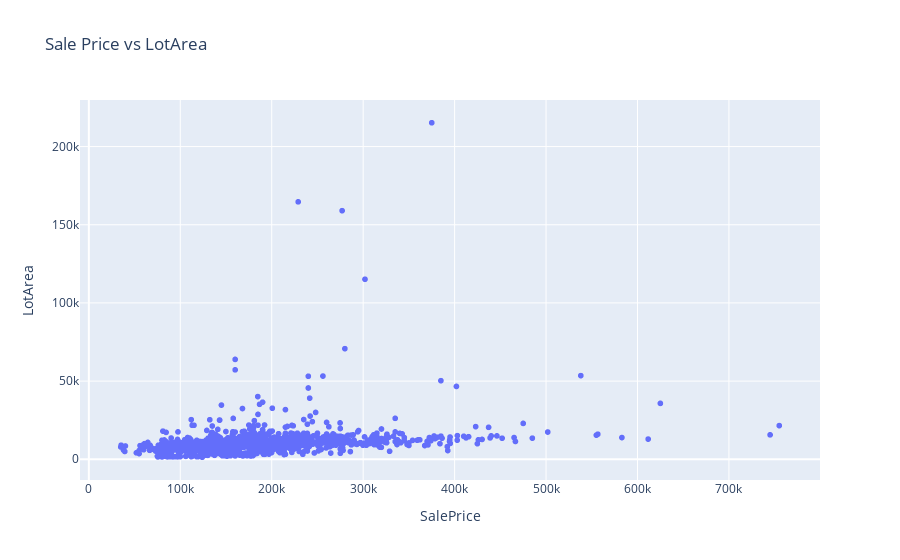

This figure's notebook cell:
### Markdown cell above
![](img/newplot.png)

### Code cell
fig = px.scatter(prices_df, 
                   x='SalePrice',
                   y="LotArea", 
                   title='Sale Price vs LotArea')
fig.update_layout(bargap=0.1)
fig.show()

### Figure 1 — Plotly figure (JSON) as saved in the notebook; plotly's stock layout.template omitted (floating-point values rounded to 4 significant figures; data arrays with more than 128 entries replaced by an {"elided": "..."} marker saying what was removed)
{"data": [{"hovertemplate": "SalePrice=%{x}<br>LotArea=%{y}<extra></extra>", "legendgroup": "", "marker": {"color": "#636efa", "symbol": "circle"}, "mode": "markers", "name": "", "showlegend": false, "type": "scattergl", "x": {"elided": "1460 int values"}, "xaxis": "x", "y": {"elided": "1460 int values"}, "yaxis": "y"}], "layout": {"bargap": 0.1, "legend": {"tracegroupgap": 0}, "title": {"text": "Sale Price vs LotArea"}, "xaxis": {"anchor": "y", "domain": [0, 1], "title": {"text": "SalePrice"}}, "yaxis": {"anchor": "x", "domain": [0, 1], "title": {"text": "LotArea"}}}}
